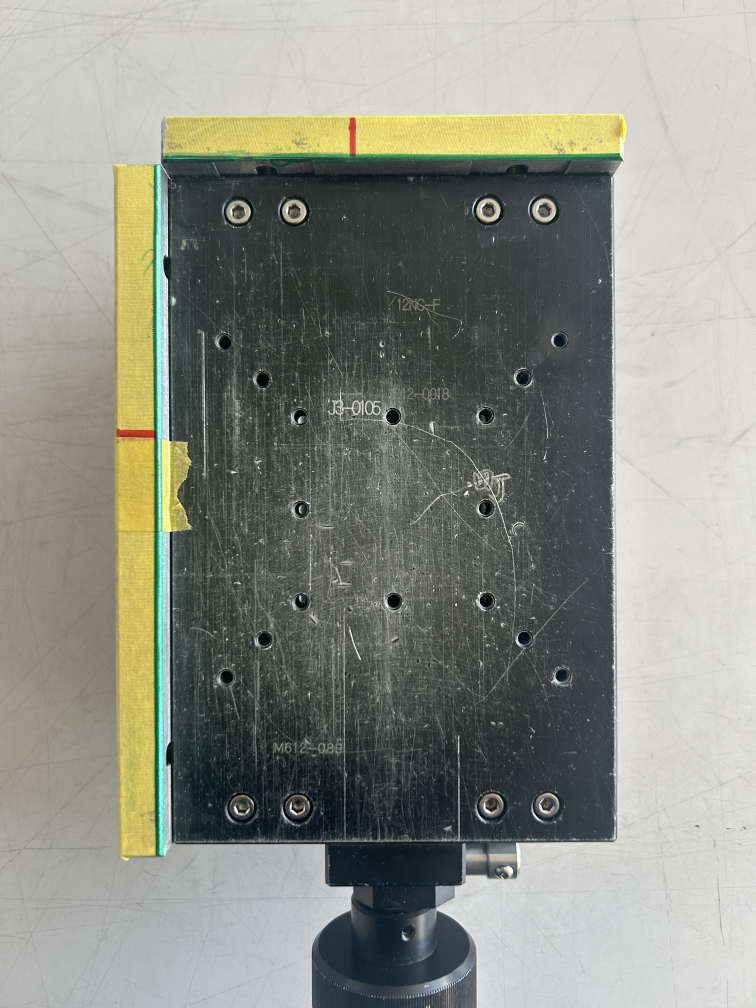
#> input picture テストファイル/Testbed8.jpg, 3024 x 4032 px, found by its file name (shown at 1/4 size)
$ python ResizeTest.py
#> lines starting #> are read from the running program, lines starting #| are printed output that depends on the picture; after the words box and inside, x2 and y2 are one past the last pixel; in counts of white or black regions, pixels touching at a corner belong together
import cv2
import numpy as np
from PIL import Image, ImageFilter

def img_read (path):
#> called with path = 'testbed8.jpg'
    img = cv2.imread(path)
#> img is the input picture: shape (4032, 3024, 3); mean B, G, R 134.9, 143.3, 141.2
    hsv = cv2.cvtColor(img, cv2.COLOR_BGR2HSV)
#> hsv: shape (4032, 3024, 3); mean H, S, V 55, 29.7, 145.9
    return img,hsv

def resize_img(img,x,y):
    width_coefficient = 500/x
    height_coefficient = 700/y
    return cv2.resize(img,(int(x*width_coefficient),int(y*height_coefficient)))
    #return cv2.resize(img,(x,y))

def line_jadge(start_point_list,end_point_list,border_point_list):
    end_point = int(np.max(border_point_list))
    start_point = int(np.min(border_point_list))
    end_median_point = int(np.median(start_point_list))
    start_median_point = int(np.median(end_point_list))
    #横線のときx1,y1,x2,y2,縦線のときy1,x1,y2,x2
    return [start_point,start_median_point,end_point,end_median_point]

def detect_green_color(img,hsv):#元写真とhsv写真

    # 緑色のHSVの値域1
    hsv_min = np.array([30, 64, 0])
    hsv_max = np.array([90,255,255])

    # 緑色領域のマスク（255：赤色、0：赤色以外）
    mask = cv2.inRange(hsv, hsv_min, hsv_max)

    # マスキング処理
    masked_img = cv2.bitwise_and(img, img, mask=mask)

    return mask, masked_img

# [16 lines left out: function detect_red_color, not called in this run]

def edge_jadge (masked_img,angle):#angle:判定角度赤90,緑180
    # エッジ検出 (Canny)
    edges = cv2.Canny(masked_img, 150, 300)

    return cv2.HoughLinesP(edges, 1, np.pi / angle,
                           threshold=50, minLineLength=50, maxLineGap=100)

def line_draw(img,x1,y1,x2,y2):
    pass
def img_crop(img,coordinate_list):
    gap = 150
    pillow_image = Image.fromarray(img)#opencvのnparray形式をpillowの形式に変換
    pillow_x,pillow_y=pillow_image.size

    print(coordinate_list)
    height_x2 = coordinate_list[1,3]
    width_y2 = coordinate_list[0,3]
    # 切り抜く領域を指定（左, 上, 右, 下）
    crop_box= (height_x2 - gap,width_y2 - gap,pillow_x,pillow_y)# 例: (x1, y1, x2, y2)
    print(crop_box)
    cropped_image = pillow_image.crop(crop_box)
    # Pillow形式をOpenCV形式に変換
    cropped_image_cv2 = np.array(cropped_image)
    return cropped_image_cv2
    # OpenCVで切り抜き画像を保存
    #cv2.imwrite('cropped_image_cv2.jpg', cropped_image_cv2)

def green_line_jadge(lines):
    #線の座標の取得
    width_x = []
    width_y1 = []
    height_x1 = []
    height_y = []
    width_y2 = []
    height_x2 = []
    if lines is not None:
        for line in lines:
            x1, y1, x2, y2 = line[0]  # 始点と終点の座標
            x_range = abs(x2-x1)
            y_range = abs(y2-y1)

            if x_range > 100 :
                width_x.append(x1)
                width_x.append(x2)
                width_y1.append(y1)
                width_y2.append(y2)
            elif y_range > 100 :
                height_x1.append(x1)
                height_x2.append(x2)
                height_y.append(y1)
                height_y.append(y2)
    return width_x,width_y1,height_x1,height_y,width_y2,height_x2

# [8 lines left out: function seach_red_coordinate, not called in this run]
def red_gap(red_lines,green_lines):
    ygap = red_lines[0,3] - green_lines[1,0]
    xgap = red_lines[1,3] - green_lines[0,0]
    return xgap , ygap

#画像読み込み
path = "testbed8.jpg"
img ,hsv= img_read(path)
#緑の輪郭線の取得
green_mask ,green_mask_img= detect_green_color(img,hsv)
#> in detect_green_color, `mask = cv2.inRange(hsv, hsv_min, hsv_max)`:
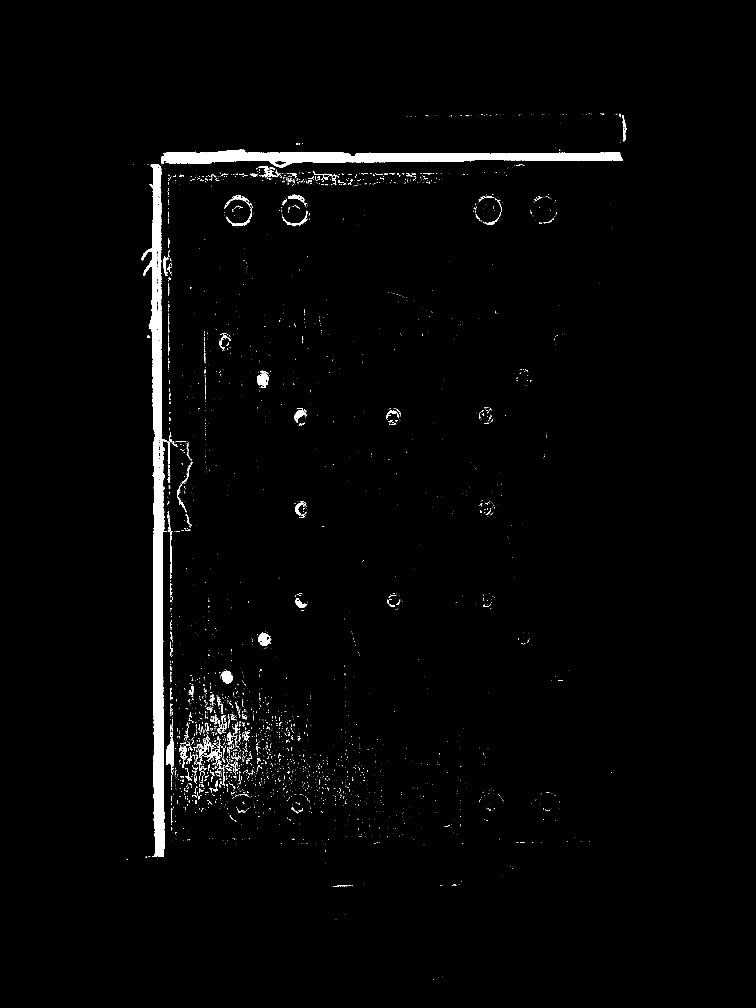
#> mask: shape (4032, 3024) (shown at 1/4 size); 1.8% white; 4287 white regions (3865 under 20 px), largest, box (x1, y1, x2, y2) and area: (567, 657, 671, 3428) 100112, (645, 599, 2491, 670) 63140, (665, 2927, 696, 3093) 2608
green_lines = edge_jadge(green_mask_img,180)
#> in edge_jadge, `edges = cv2.Canny(masked_img, 150, 300)`:
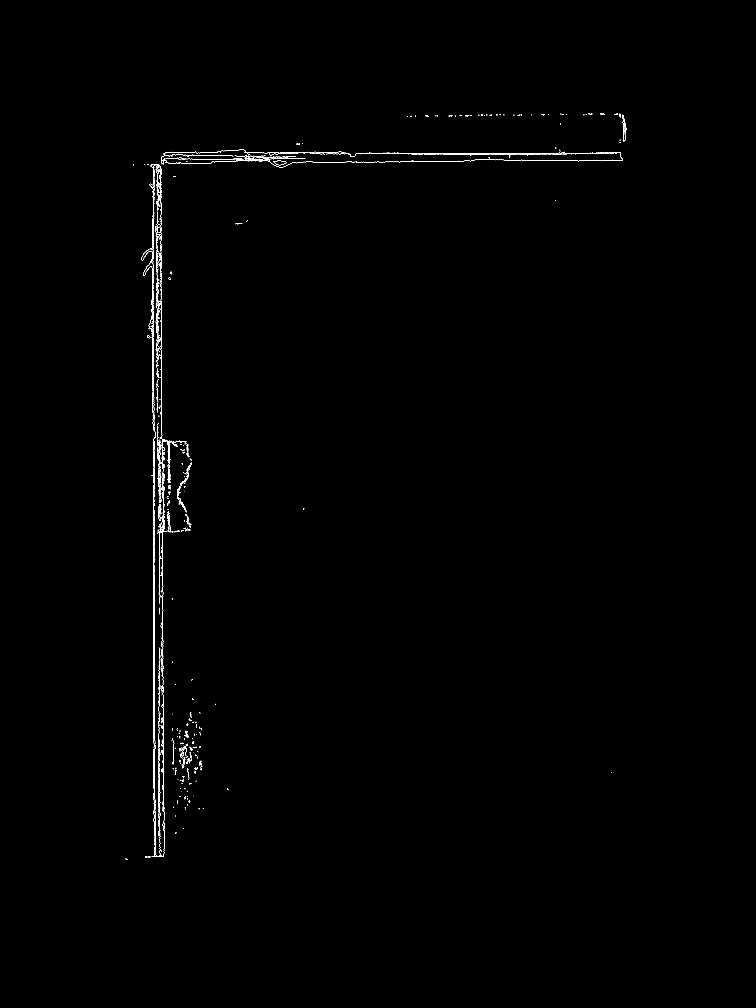
#> edges: shape (4032, 3024) (shown at 1/4 size); 0.24% white in thin lines or dots, all inside (x1, y1, x2, y2) = (502, 454, 2505, 3440)
#> green_lines = 167 rows, first 6: [613, 1903, 613, 1199], [652, 3323, 652, 2562], [615, 2136, 615, 1457], [614, 1577, 614, 1246], [635, 1422, 635, 1055], [1129, 614, 2480, 614]

width_x,width_y1,height_x1,height_y,width_y2,height_x2 = green_line_jadge(green_lines)
#> the loop in green_line_jadge, `for line in lines:` made 167 passes
#> (x1, y1, x2, y2, x_range, y_range) on passes 1 to 3: (613, 1903, 613, 1199, 0, 704), (652, 3323, 652, 2562, 0, 761), (615, 2136, 615, 1457, 0, 679)
#> after the loop in green_line_jadge, `for line in lines:`: height_x1 = 99 values, max 2489 at index 91, min 607 at index 95, mean 676.7; height_x2 = 99 values, max 2496 at index 91, min 607 at index 95, mean 678.4; height_y = 198 values, max 3428 at index 108, min 460 at index 182, mean 2076.3; width_x = 104 values, max 2490 at index 57, min 533 at index 50, mean 1418.3; width_y1 = 52 values, max 658 at index 25, min 465 at index 45, mean 620; width_y2 = 52 values, max 654 at index 51, min 454 at index 33, mean 619.9
filtered_green_line = np.array(line_jadge(width_y1,width_y2,width_x))#横の線
#> in line_jadge, `end_point = int(np.max(border_point_list))`: end_point = 2490
#> in line_jadge, `start_point = int(np.min(border_point_list))`: start_point = 533
#> in line_jadge, `end_median_point = int(np.median(start_point_list))`: end_median_point = 627
#> in line_jadge, `start_median_point = int(np.median(end_point_list))`: start_median_point = 630
#> filtered_green_line = [533, 630, 2490, 627]
filtered_green_line=np.vstack((filtered_green_line
                               ,np.array(line_jadge(height_x1,height_x2,height_y))))#縦の線
#> filtered_green_line = [[533, 630, 2490, 627], [460, 644, 3428, 642]]

crop_img = img_crop(img,filtered_green_line)
#| [[ 533  630 2490  627]
#|  [ 460  644 3428  642]]
#> in img_crop, `height_x2 = coordinate_list[1,3]`: height_x2 = 642
#> in img_crop, `width_y2 = coordinate_list[0,3]`: width_y2 = 627
#> in img_crop, `crop_box= (height_x2 - gap,width_y2 - gap,pillow_x,pillow_y)# 例: (x1, ..`: crop_box = (492, 477, 3024, 4032)
#| (492, 477, 3024, 4032)
#> in img_crop, `cropped_image = pillow_image.crop(crop_box)`:
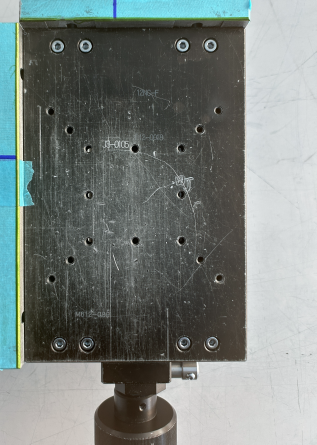
#> cropped_image: PIL image 2532x3555 RGB (shown at 1/8 size); mean R, G, B 120.8, 128.7, 125.1

crop_hsv = cv2.cvtColor(crop_img, cv2.COLOR_BGR2HSV)
#> crop_hsv: shape (3555, 2532, 3); mean H, S, V 64.6, 34.1, 131.4
#加工後画像処理
#赤線(画像の拡大縮小)
red_mask ,red_mask_img= detect_green_color(crop_img,crop_hsv)
#> in detect_green_color (call 2), `mask = cv2.inRange(hsv, hsv_min, hsv_max)`:
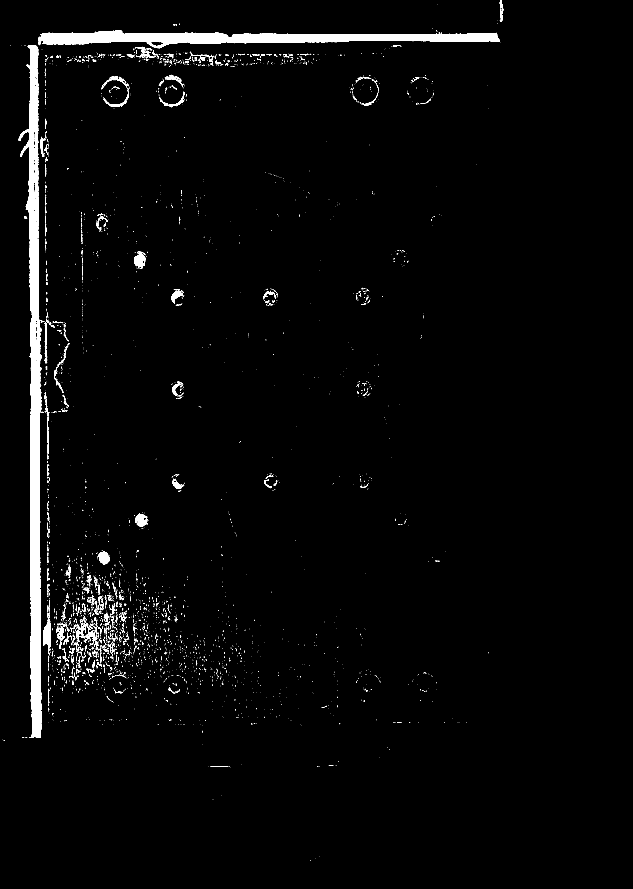
#> mask: shape (3555, 2532) (shown at 1/4 size); 2.4% white; 4225 white regions (3805 under 20 px), largest, box (x1, y1, x2, y2) and area: (75, 180, 179, 2951) 100112, (153, 122, 1999, 193) 63140, (173, 2450, 204, 2616) 2608
red_lines = edge_jadge(red_mask_img,90)
#> call 2 of edge_jadge, with angle = 90
#> in edge_jadge (call 2), `edges = cv2.Canny(masked_img, 150, 300)`:
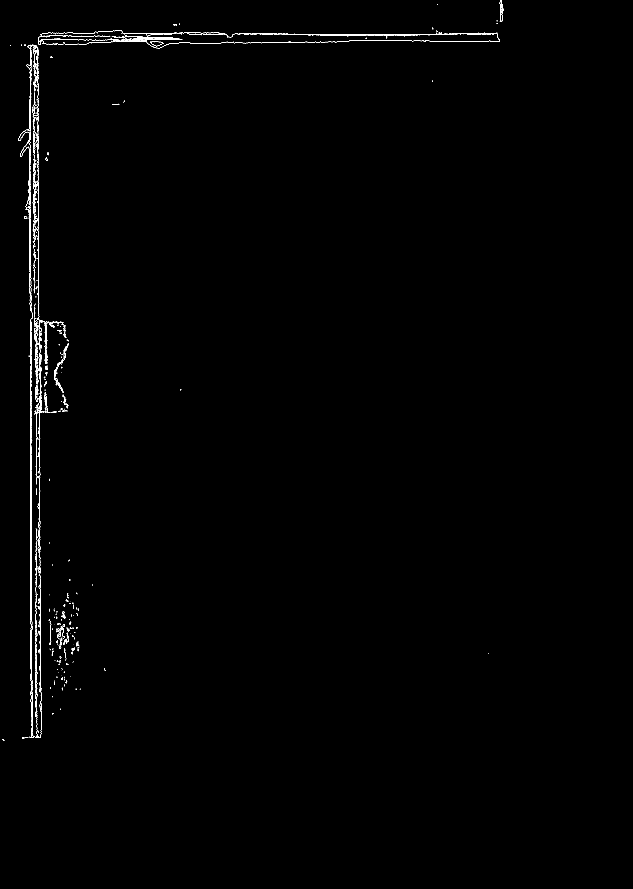
#> edges: shape (3555, 2532) (shown at 1/4 size); 0.32% white in thin lines or dots, all inside (x1, y1, x2, y2) = (10, 0, 2013, 2963)
#> red_lines = 151 rows, first 6: [152, 2530, 152, 2425], [123, 2807, 123, 2312], [121, 1426, 121, 722], [160, 2846, 160, 2085], [147, 1906, 147, 1283], [124, 2823, 124, 2673]

width_x,width_y1,height_x1,height_y,width_y2,height_x2 = green_line_jadge(red_lines)
#> the loop in green_line_jadge (call 2), `for line in lines:` made 151 passes
#> line on passes 13 to 15: [[126, 2950, 126, 1246]], [[146, 2949, 146, 2132]], [[120, 914, 120, 180]]
filtered_red_line = np.array(line_jadge(width_y1,width_y2,width_x))#横の線
filtered_red_line = np.vstack((filtered_red_line
                               ,np.array(line_jadge(height_x1,height_x2,height_y))))#縦の線

#緑線再取得
green_mask ,green_mask_img= detect_green_color(img,hsv)
green_lines = edge_jadge(green_mask_img,180)

width_x,width_y1,height_x1,height_y,width_y2,height_x2 = green_line_jadge(green_lines)
filtered_green_line = np.array(line_jadge(width_y1,width_y2,width_x))#横の線
filtered_green_line = np.vstack((filtered_green_line
                               ,np.array(line_jadge(height_x1,height_x2,height_y))))#縦の線
xgap,ygap = red_gap(filtered_red_line,filtered_green_line)

output_img = resize_img(crop_img,xgap,ygap)
#> in resize_img, `return cv2.resize(img,(int(x*width_coefficient),int(y*height_coefficie..`:
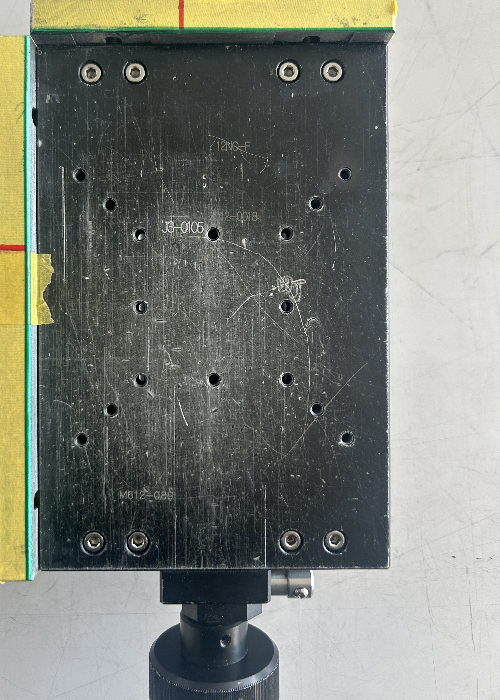
#> returned value: shape (700, 500, 3); mean of channels 0, 1, 2 120.6, 128.5, 124.9; drawn as B, G, R
cv2.imshow("crop img", output_img)
cv2.waitKey(0)
cv2.destroyAllWindows()

$ run again, with テストファイル/Testbed10.jpg copied over テストファイル/Testbed8.jpg
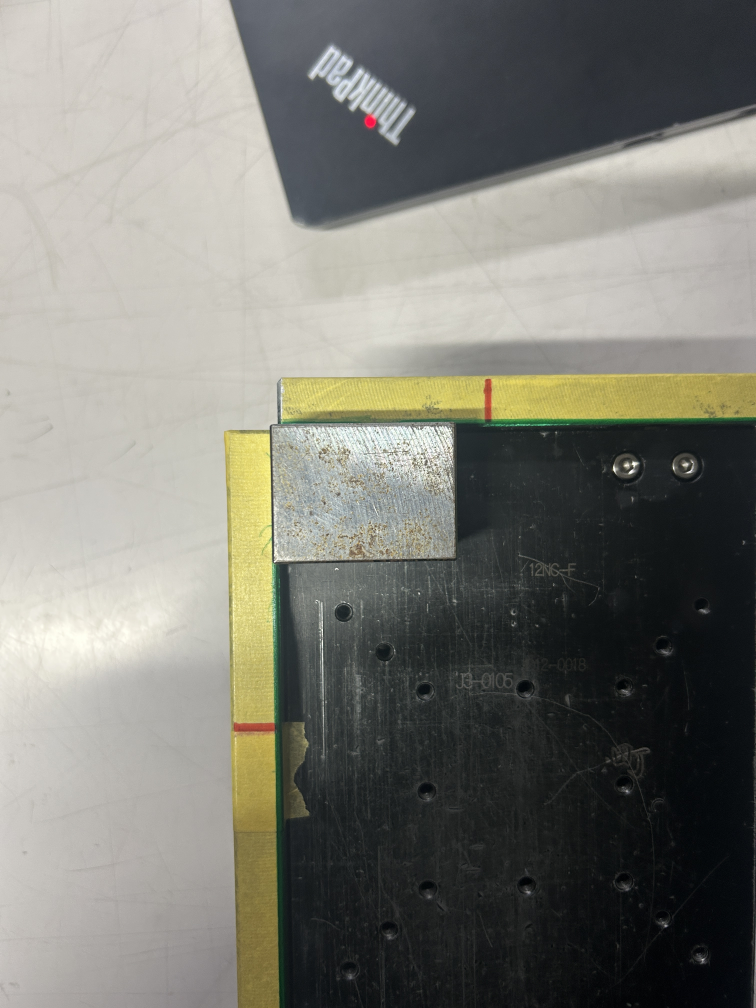
#> input picture テストファイル/Testbed10.jpg, 3024 x 4032 px, found by its file name (shown at 1/4 size)
#> in img_read, img is the input picture: shape (4032, 3024, 3); mean B, G, R 116.8, 124.2, 124.4
#> hsv: shape (4032, 3024, 3); mean H, S, V 55.6, 34.5, 127.5
#> in detect_green_color, `mask = cv2.inRange(hsv, hsv_min, hsv_max)`:
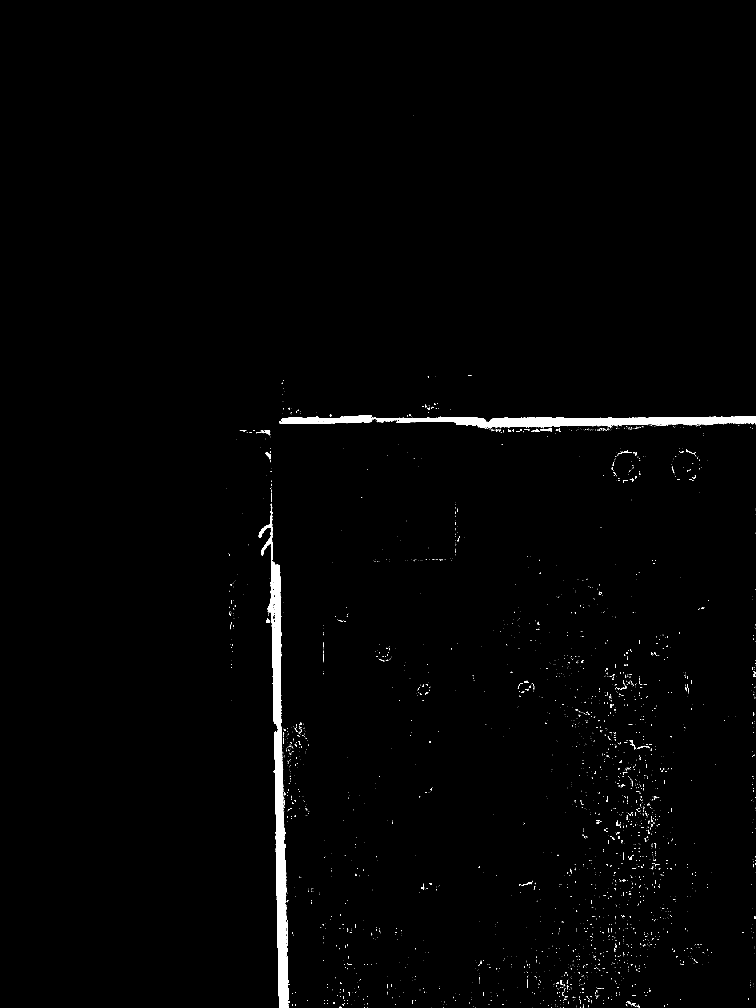
#> mask: shape (4032, 3024) (shown at 1/4 size); 1.1% white; 3754 white regions (3567 under 20 px), largest, box (x1, y1, x2, y2) and area: (1035, 2015, 1158, 4032) 61904, (1116, 1660, 3024, 1711) 48427, (1045, 1720, 1081, 1742) 310
#> edges: shape (4032, 3024); 0.12% white in thin lines or dots, all inside (x1, y1, x2, y2) = (906, 1502, 3024, 4032)
#> green_lines = 81 rows, first 6: [1081, 2088, 1115, 4031], [1078, 1722, 1106, 3343], [1503, 1672, 1706, 1672], [2333, 1675, 2956, 1665], [2345, 1676, 3023, 1664], [1123, 2904, 1123, 2316]
#> the loop in green_line_jadge, `for line in lines:` made 81 passes
#> (x1, y1, x2, y2, x_range, y_range) on passes 1 to 8: (1081, 2088, 1115, 4031, 34, 1943), (1078, 1722, 1106, 3343, 28, 1621), (1503, 1672, 1706, 1672, 203, 0), (2333, 1675, 2956, 1665, 623, 10), (2345, 1676, 3023, 1664, 678, 12), (1123, 2904, 1123, 2316, 0, 588), (1080, 1736, 1098, 2784, 18, 1048), (2455, 1672, 2671, 1669, 216, 3)
#> after the loop in green_line_jadge, `for line in lines:`: height_x1 = 28 values, max 1131 at index 13, min 1060 at index 25, mean 1096.8; height_x2 = 28 values, max 1134 at index 13, min 1072 at index 25, mean 1106; height_y = 56 values, max 4031 at index 1, min 1520 at index 27, mean 2524.8; width_x = 90 values, max 3023 at index 5, min 1115 at index 60, mean 1893.3; width_y1 = 45 values, max 1709 at index 11, min 1668 at index 32, mean 1684.6; width_y2 = 45 values, max 1707 at index 28, min 1659 at index 30, mean 1681.6
#> end_point = 3023
#> start_point = 1115
#> end_median_point = 1682
#> start_median_point = 1680
#> `filtered_green_line = np.array(line_jadge(width_y1,width_y2,width_x))#..`: filtered_green_line = [1115, 1680, 3023, 1682]
#> `filtered_green_line=np.vstack((filtered_green_line ,np.array(line_jadg..`: filtered_green_line = [[1115, 1680, 3023, 1682], [1520, 1105, 4031, 1094]]
#| [[1115 1680 3023 1682]
#|  [1520 1105 4031 1094]]
#> in img_crop, `height_x2 = coordinate_list[1,3]`: height_x2 = 1094
#> in img_crop, `width_y2 = coordinate_list[0,3]`: width_y2 = 1682
#> crop_box = (944, 1532, 3024, 4032)
#| (944, 1532, 3024, 4032)
#> crop_hsv: shape (2500, 2080, 3); mean H, S, V 78.5, 55.8, 65.9
#> mask: shape (2500, 2080); 2.5% white; 3696 white regions (3511 under 20 px), largest, box (x1, y1, x2, y2) and area: (91, 483, 214, 2500) 61904, (172, 128, 2080, 179) 48427, (101, 188, 137, 210) 310
#> masked_img: shape (2500, 2080, 3)
#> edges: shape (2500, 2080); 0.28% white in thin lines or dots
#> red_lines = 88 rows, first 6: [1264, 140, 1918, 140], [208, 139, 417, 139], [159, 1931, 159, 1557], [179, 1372, 179, 784], [1491, 138, 2005, 138], [979, 142, 1747, 142]
#> the loop in green_line_jadge (call 2), `for line in lines:` made 88 passes
#> (x1, y1, x2, y2, x_range, y_range) on passes 1 to 8: (1264, 140, 1918, 140, 654, 0), (208, 139, 417, 139, 209, 0), (159, 1931, 159, 1557, 0, 374), (179, 1372, 179, 784, 0, 588), (1491, 138, 2005, 138, 514, 0), (979, 142, 1747, 142, 768, 0), (984, 143, 1567, 143, 583, 0), (1664, 137, 2065, 137, 401, 0)
#> in resize_img, `return cv2.resize(img,(int(x*width_coefficient),int(y*height_coefficie..`:
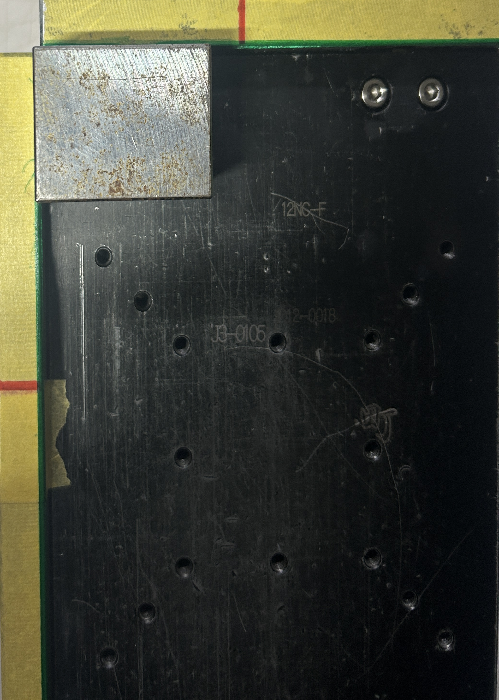
#> returned value: shape (700, 499, 3); mean of channels 0, 1, 2 53.2, 63.3, 61.4; drawn as B, G, R
